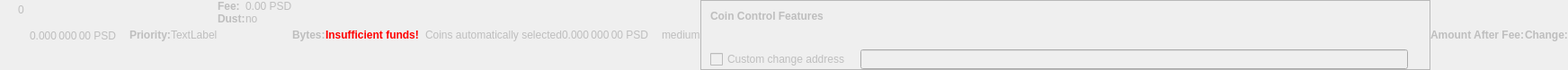
    <widget class="QWidget" name="dummyHideWidget" native="true">
     <property name="enabled">
      <bool>false</bool>
     </property>
     <property name="maximumSize">
      <size>
       <width>100</width>
       <height>22</height>
      </size>
     </property>
     <layout class="QHBoxLayout" name="dummyHideLayout">
      <property name="spacing">
       <number>0</number>
      </property>
      <property name="leftMargin">
       <number>0</number>
      </property>
      <property name="topMargin">
       <number>0</number>
      </property>
      <property name="rightMargin">
       <number>0</number>
      </property>
      <property name="bottomMargin">
       <number>0</number>
      </property>
      <item>
       <layout class="QFormLayout" name="formLayoutCoinControl1">
        <property name="horizontalSpacing">
         <number>10</number>
        </property>
        <property name="verticalSpacing">
         <number>14</number>
        </property>
        <property name="leftMargin">
         <number>10</number>
        </property>
        <property name="topMargin">
         <number>4</number>
        </property>
        <property name="rightMargin">
         <number>6</number>
        </property>
        <item row="0" column="1">
         <widget class="QLabel" name="labelCoinControlBytes">
          <property name="cursor">
           <cursorShape>IBeamCursor</cursorShape>
          </property>
          <property name="contextMenuPolicy">
           <enum>Qt::ActionsContextMenu</enum>
          </property>
          <property name="text">
           <string notr="true">0</string>
          </property>
          <property name="textInteractionFlags">
           <set>Qt::LinksAccessibleByMouse|Qt::TextSelectableByKeyboard|Qt::TextSelectableByMouse</set>
          </property>
         </widget>
        </item>
       </layout>
      </item>
      <item>
       <widget class="QLabel" name="labelCoinControlAfterFee">
        <property name="enabled">
         <bool>false</bool>
        </property>
        <property name="sizePolicy">
         <sizepolicy hsizetype="Fixed" vsizetype="Fixed">
          <horstretch>0</horstretch>
          <verstretch>0</verstretch>
         </sizepolicy>
        </property>
        <property name="minimumSize">
         <size>
          <width>111</width>
          <height>12</height>
         </size>
        </property>
        <property name="maximumSize">
         <size>
          <width>111</width>
          <height>12</height>
         </size>
        </property>
        <property name="cursor">
         <cursorShape>IBeamCursor</cursorShape>
        </property>
        <property name="contextMenuPolicy">
         <enum>Qt::ActionsContextMenu</enum>
        </property>
        <property name="text">
         <string notr="true">0.000 000 00 PSD</string>
        </property>
        <property name="textInteractionFlags">
         <set>Qt::LinksAccessibleByMouse|Qt::TextSelectableByKeyboard|Qt::TextSelectableByMouse</set>
        </property>
       </widget>
      </item>
      <item>
       <widget class="QLabel" name="labelCoinControlPriorityText">
        <property name="enabled">
         <bool>false</bool>
        </property>
        <property name="font">
         <font>
          <weight>75</weight>
          <bold>true</bold>
         </font>
        </property>
        <property name="text">
         <string>Priority:</string>
        </property>
       </widget>
      </item>
      <item>
       <layout class="QHBoxLayout" name="horizontalLayout">
        <item>
         <widget class="QLabel" name="WarningLabel">
          <property name="text">
           <string>TextLabel</string>
          </property>
         </widget>
        </item>
       </layout>
      </item>
      <item>
       <layout class="QFormLayout" name="formLayoutCoinControl3">
        <property name="horizontalSpacing">
         <number>0</number>
        </property>
        <property name="verticalSpacing">
         <number>0</number>
        </property>
        <property name="leftMargin">
         <number>0</number>
        </property>
        <property name="topMargin">
         <number>0</number>
        </property>
        <property name="rightMargin">
         <number>0</number>
        </property>
        <item row="0" column="0">
         <widget class="QLabel" name="labelCoinControlFeeText">
          <property name="enabled">
           <bool>false</bool>
          </property>
          <property name="font">
           <font>
            <weight>75</weight>
            <bold>true</bold>
           </font>
          </property>
          <property name="text">
           <string>Fee:</string>
          </property>
          <property name="margin">
           <number>0</number>
          </property>
         </widget>
        </item>
        <item row="0" column="1">
         <widget class="QLabel" name="labelCoinControlFee">
          <property name="enabled">
           <bool>false</bool>
          </property>
          <property name="cursor">
           <cursorShape>IBeamCursor</cursorShape>
          </property>
          <property name="contextMenuPolicy">
           <enum>Qt::ActionsContextMenu</enum>
          </property>
          <property name="text">
           <string notr="true">0.00 PSD</string>
          </property>
          <property name="textInteractionFlags">
           <set>Qt::LinksAccessibleByMouse|Qt::TextSelectableByKeyboard|Qt::TextSelectableByMouse</set>
          </property>
         </widget>
        </item>
        <item row="1" column="0">
         <widget class="QLabel" name="labelCoinControlLowOutputText">
          <property name="enabled">
           <bool>false</bool>
          </property>
          <property name="font">
           <font>
            <weight>75</weight>
            <bold>true</bold>
           </font>
          </property>
          <property name="text">
           <string>Dust:</string>
          </property>
         </widget>
        </item>
        <item row="1" column="1">
         <widget class="QLabel" name="labelCoinControlLowOutput">
          <property name="enabled">
           <bool>false</bool>
          </property>
          <property name="cursor">
           <cursorShape>IBeamCursor</cursorShape>
          </property>
          <property name="contextMenuPolicy">
           <enum>Qt::ActionsContextMenu</enum>
          </property>
          <property name="text">
           <string>no</string>
          </property>
          <property name="textInteractionFlags">
           <set>Qt::LinksAccessibleByMouse|Qt::TextSelectableByKeyboard|Qt::TextSelectableByMouse</set>
          </property>
         </widget>
        </item>
       </layout>
      </item>
      <item>
       <widget class="QLabel" name="labelCoinControlBytesText">
        <property name="enabled">
         <bool>false</bool>
        </property>
        <property name="font">
         <font>
          <weight>75</weight>
          <bold>true</bold>
         </font>
        </property>
        <property name="text">
         <string>Bytes:</string>
        </property>
       </widget>
      </item>
      <item>
       <layout class="QFormLayout" name="formLayoutCoinControl2">
        <property name="horizontalSpacing">
         <number>0</number>
        </property>
        <property name="verticalSpacing">
         <number>0</number>
        </property>
        <property name="leftMargin">
         <number>0</number>
        </property>
        <property name="topMargin">
         <number>0</number>
        </property>
        <property name="rightMargin">
         <number>0</number>
        </property>
       </layout>
      </item>
      <item>
       <layout class="QHBoxLayout" name="horizontalLayoutCoinControl2">
        <property name="spacing">
         <number>0</number>
        </property>
        <property name="bottomMargin">
         <number>0</number>
        </property>
       </layout>
      </item>
      <item>
       <widget class="QLabel" name="labelCoinControlInsuffFunds">
        <property name="enabled">
         <bool>false</bool>
        </property>
        <property name="minimumSize">
         <size>
          <width>0</width>
          <height>0</height>
         </size>
        </property>
        <property name="font">
         <font>
          <weight>75</weight>
          <bold>true</bold>
         </font>
        </property>
        <property name="styleSheet">
         <string notr="true">color:red;font-weight:bold;</string>
        </property>
        <property name="text">
         <string>Insufficient funds!</string>
        </property>
        <property name="margin">
         <number>5</number>
        </property>
       </widget>
      </item>
      <item>
       <layout class="QFormLayout" name="formLayoutCoinControl4">
        <property name="horizontalSpacing">
         <number>0</number>
        </property>
        <property name="verticalSpacing">
         <number>0</number>
        </property>
        <property name="leftMargin">
         <number>0</number>
        </property>
        <property name="topMargin">
         <number>0</number>
        </property>
        <property name="rightMargin">
         <number>0</number>
        </property>
       </layout>
      </item>
      <item>
       <widget class="QLabel" name="labelCoinControlChangeLabel">
        <property name="enabled">
         <bool>false</bool>
        </property>
        <property name="sizePolicy">
         <sizepolicy hsizetype="Preferred" vsizetype="Expanding">
          <horstretch>0</horstretch>
          <verstretch>0</verstretch>
         </sizepolicy>
        </property>
        <property name="minimumSize">
         <size>
          <width>0</width>
          <height>0</height>
         </size>
        </property>
        <property name="text">
         <string/>
        </property>
        <property name="margin">
         <number>3</number>
        </property>
       </widget>
      </item>
      <item>
       <widget class="QLabel" name="labelCoinControlAutomaticallySelected">
        <property name="enabled">
         <bool>false</bool>
        </property>
        <property name="sizePolicy">
         <sizepolicy hsizetype="Fixed" vsizetype="Fixed">
          <horstretch>0</horstretch>
          <verstretch>0</verstretch>
         </sizepolicy>
        </property>
        <property name="minimumSize">
         <size>
          <width>0</width>
          <height>0</height>
         </size>
        </property>
        <property name="maximumSize">
         <size>
          <width>240</width>
          <height>16777215</height>
         </size>
        </property>
        <property name="text">
         <string>Coins automatically selected</string>
        </property>
        <property name="margin">
         <number>5</number>
        </property>
       </widget>
      </item>
      <item>
       <widget class="QLabel" name="labelCoinControlChange">
        <property name="enabled">
         <bool>false</bool>
        </property>
        <property name="sizePolicy">
         <sizepolicy hsizetype="Fixed" vsizetype="Fixed">
          <horstretch>0</horstretch>
          <verstretch>0</verstretch>
         </sizepolicy>
        </property>
        <property name="minimumSize">
         <size>
          <width>111</width>
          <height>0</height>
         </size>
        </property>
        <property name="maximumSize">
         <size>
          <width>111</width>
          <height>16777215</height>
         </size>
        </property>
        <property name="cursor">
         <cursorShape>IBeamCursor</cursorShape>
        </property>
        <property name="contextMenuPolicy">
         <enum>Qt::ActionsContextMenu</enum>
        </property>
        <property name="text">
         <string notr="true">0.000 000 00 PSD</string>
        </property>
        <property name="textInteractionFlags">
         <set>Qt::LinksAccessibleByMouse|Qt::TextSelectableByKeyboard|Qt::TextSelectableByMouse</set>
        </property>
       </widget>
      </item>
      <item>
       <widget class="QLabel" name="labelCoinControlPriority">
        <property name="enabled">
         <bool>false</bool>
        </property>
        <property name="cursor">
         <cursorShape>IBeamCursor</cursorShape>
        </property>
        <property name="contextMenuPolicy">
         <enum>Qt::ActionsContextMenu</enum>
        </property>
        <property name="text">
         <string>medium</string>
        </property>
        <property name="textInteractionFlags">
         <set>Qt::LinksAccessibleByMouse|Qt::TextSelectableByKeyboard|Qt::TextSelectableByMouse</set>
        </property>
       </widget>
      </item>
      <item>
       <widget class="QFrame" name="frameCoinControl">
        <property name="sizePolicy">
         <sizepolicy hsizetype="Expanding" vsizetype="Expanding">
          <horstretch>0</horstretch>
          <verstretch>0</verstretch>
         </sizepolicy>
        </property>
        <property name="maximumSize">
         <size>
          <width>16777215</width>
          <height>16777215</height>
         </size>
        </property>
        <property name="frameShape">
         <enum>QFrame::StyledPanel</enum>
        </property>
        <property name="frameShadow">
         <enum>QFrame::Sunken</enum>
        </property>
        <layout class="QVBoxLayout" name="verticalLayoutCoinControl2_2">
         <property name="spacing">
          <number>0</number>
         </property>
         <property name="leftMargin">
          <number>0</number>
         </property>
         <property name="topMargin">
          <number>0</number>
         </property>
         <property name="rightMargin">
          <number>0</number>
         </property>
         <property name="bottomMargin">
          <number>0</number>
         </property>
         <item>
          <layout class="QVBoxLayout" name="verticalLayoutCoinControl" stretch="0,0,0,1">
           <property name="spacing">
            <number>0</number>
           </property>
           <property name="leftMargin">
            <number>10</number>
           </property>
           <property name="topMargin">
            <number>10</number>
           </property>
           <item>
            <layout class="QHBoxLayout" name="horizontalLayoutCoinControl1">
             <property name="bottomMargin">
              <number>15</number>
             </property>
             <item>
              <widget class="QLabel" name="labelCoinControlFeatures">
               <property name="enabled">
                <bool>false</bool>
               </property>
               <property name="sizePolicy">
                <sizepolicy hsizetype="Preferred" vsizetype="Maximum">
                 <horstretch>0</horstretch>
                 <verstretch>0</verstretch>
                </sizepolicy>
               </property>
               <property name="font">
                <font>
                 <weight>75</weight>
                 <bold>true</bold>
                </font>
               </property>
               <property name="styleSheet">
                <string notr="true">font-weight:bold;</string>
               </property>
               <property name="text">
                <string>Coin Control Features</string>
               </property>
              </widget>
             </item>
            </layout>
           </item>
           <item>
            <widget class="QWidget" name="widgetCoinControl" native="true">
             <property name="sizePolicy">
              <sizepolicy hsizetype="Preferred" vsizetype="Preferred">
               <horstretch>0</horstretch>
               <verstretch>0</verstretch>
              </sizepolicy>
             </property>
             <property name="minimumSize">
              <size>
               <width>0</width>
               <height>0</height>
              </size>
             </property>
             <property name="styleSheet">
              <string notr="true"/>
             </property>
             <layout class="QHBoxLayout" name="horizontalLayoutCoinControl5_2">
              <property name="leftMargin">
               <number>0</number>
              </property>
              <property name="topMargin">
               <number>0</number>
              </property>
              <property name="rightMargin">
               <number>0</number>
              </property>
              <property name="bottomMargin">
               <number>0</number>
              </property>
              <item>
               <layout class="QHBoxLayout" name="horizontalLayoutCoinControl3">
                <property name="spacing">
                 <number>20</number>
                </property>
                <property name="topMargin">
                 <number>0</number>
                </property>
                <property name="bottomMargin">
                 <number>10</number>
                </property>
               </layout>
              </item>
             </layout>
            </widget>
           </item>
           <item>
            <layout class="QHBoxLayout" name="horizontalLayoutCoinControl4" stretch="0,0,0">
             <property name="spacing">
              <number>12</number>
             </property>
             <property name="sizeConstraint">
              <enum>QLayout::SetDefaultConstraint</enum>
             </property>
             <property name="topMargin">
              <number>5</number>
             </property>
             <property name="rightMargin">
              <number>5</number>
             </property>
             <item>
              <widget class="QCheckBox" name="checkBoxCoinControlChange">
               <property name="enabled">
                <bool>false</bool>
               </property>
               <property name="toolTip">
                <string>If this is activated, but the change address is empty or invalid, change will be sent to a newly generated address.</string>
               </property>
               <property name="text">
                <string>Custom change address</string>
               </property>
              </widget>
             </item>
             <item>
              <widget class="QValidatedLineEdit" name="lineEditCoinControlChange">
               <property name="enabled">
                <bool>false</bool>
               </property>
               <property name="sizePolicy">
                <sizepolicy hsizetype="Expanding" vsizetype="Fixed">
                 <horstretch>0</horstretch>
                 <verstretch>0</verstretch>
                </sizepolicy>
               </property>
              </widget>
             </item>
             <item>
              <widget class="QLabel" name="labelCoinControlChangeLabel_2">
               <property name="sizePolicy">
                <sizepolicy hsizetype="Preferred" vsizetype="Expanding">
                 <horstretch>0</horstretch>
                 <verstretch>0</verstretch>
                </sizepolicy>
               </property>
               <property name="minimumSize">
                <size>
                 <width>0</width>
                 <height>0</height>
                </size>
               </property>
               <property name="text">
                <string/>
               </property>
               <property name="margin">
                <number>3</number>
               </property>
              </widget>
             </item>
            </layout>
           </item>
           <item>
            <spacer name="verticalSpacerCoinControl">
             <property name="orientation">
              <enum>Qt::Vertical</enum>
             </property>
             <property name="sizeHint" stdset="0">
              <size>
               <width>800</width>
               <height>1</height>
              </size>
             </property>
            </spacer>
           </item>
          </layout>
         </item>
        </layout>
       </widget>
      </item>
      <item>
       <widget class="QLabel" name="labelCoinControlAfterFeeText">
        <property name="enabled">
         <bool>false</bool>
        </property>
        <property name="minimumSize">
         <size>
          <width>0</width>
          <height>0</height>
         </size>
        </property>
        <property name="maximumSize">
         <size>
          <width>16777215</width>
          <height>16777215</height>
         </size>
        </property>
        <property name="font">
         <font>
          <weight>75</weight>
          <bold>true</bold>
         </font>
        </property>
        <property name="text">
         <string>Amount After Fee:</string>
        </property>
        <property name="alignment">
         <set>Qt::AlignLeading|Qt::AlignLeft|Qt::AlignVCenter</set>
        </property>
        <property name="margin">
         <number>0</number>
        </property>
       </widget>
      </item>
      <item>
       <widget class="QLabel" name="labelCoinControlChangeText">
        <property name="enabled">
         <bool>false</bool>
        </property>
        <property name="sizePolicy">
         <sizepolicy hsizetype="Preferred" vsizetype="Preferred">
          <horstretch>0</horstretch>
          <verstretch>0</verstretch>
         </sizepolicy>
        </property>
        <property name="minimumSize">
         <size>
          <width>0</width>
          <height>0</height>
         </size>
        </property>
        <property name="maximumSize">
         <size>
          <width>16777215</width>
          <height>16777215</height>
         </size>
        </property>
        <property name="font">
         <font>
          <weight>75</weight>
          <bold>true</bold>
         </font>
        </property>
        <property name="text">
         <string>Change:</string>
        </property>
        <property name="alignment">
         <set>Qt::AlignLeading|Qt::AlignLeft|Qt::AlignVCenter</set>
        </property>
       </widget>
      </item>
     </layout>
    </widget>
